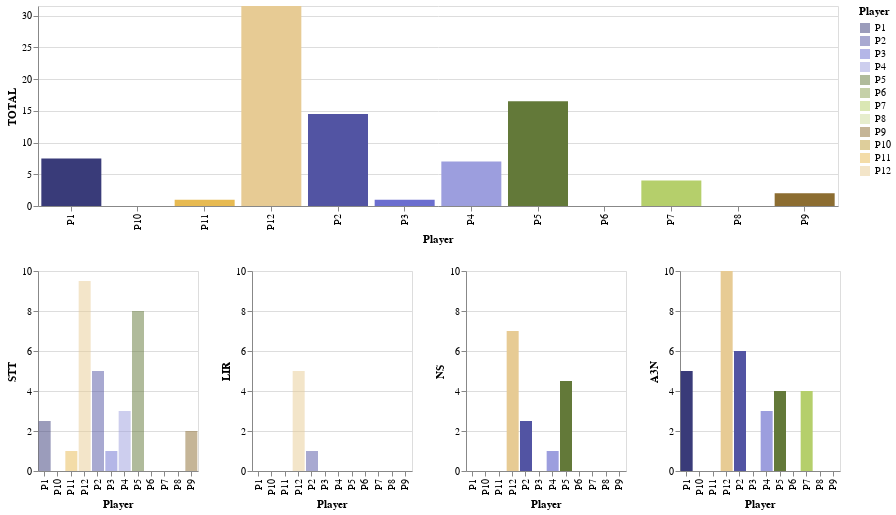

Here is the notebook cell this chart was saved with:
### Code cell
#collapse-hide
selector = alt.selection_single(empty='all', fields=['Player'])
l = dt9_8['Player'].tolist()
color_scale = alt.Scale(domain=l,scheme="category20b")
base = alt.Chart(dt9_8).properties(
    width=800,
    height=200
).add_selection(selector)

points = base.mark_bar(filled=True, size=60).encode(
    x=alt.X('Player:N'),
    y=alt.Y('TOTAL:Q',
            scale=alt.Scale(domain=[0,max(dt9_8['TOTAL'].tolist())])),
    color=alt.condition(selector,
                        'Player:N',
                        alt.value('lightgray'),
                        scale=color_scale),
)

hists = base.mark_bar(opacity=0.5, thickness=100).encode(
    x=alt.X('Player:N'),
    y=alt.Y('STT:Q',
            stack=None,
            scale=alt.Scale(domain=[0,10])),
    color=alt.Color('Player:N',
                    scale=color_scale),
    tooltip=['Code:N']
).transform_filter(
    selector
).properties(
    width=160,
    height=200
)

hists2 = base.mark_bar(opacity=0.5, thickness=100).encode(
    x=alt.X('Player:N'),
    y=alt.Y('LIR:Q',
            stack=None,
            scale=alt.Scale(domain=[0,10])),
    color=alt.Color('Player:N',
                    scale=color_scale),
    tooltip=['Code:N']
).transform_filter(
    selector
).properties(
    width=160,
    height=200
)

hists3 = base.mark_bar(opacity=1.0, thickness=80).encode(
    x=alt.X('Player:N'),
    y=alt.Y('NS:Q',
            stack=None,
            scale=alt.Scale(domain=[0,10])),
    color=alt.Color('Player:N',
                    scale=color_scale),
    tooltip=['Code:N']
).transform_filter(
    selector
).properties(
    width=160,
    height=200
)

hists4 = base.mark_bar(opacity=1.0, thickness=80).encode(
    x=alt.X('Player:N'),
    y=alt.Y('A3N:Q',
            stack=None,
            scale=alt.Scale(domain=[0,10])),
    color=alt.Color('Player:N',
                    scale=color_scale),
    tooltip=['Code:N']
).transform_filter(
    selector
).properties(
    width=160,
    height=200
)

alt.vconcat(points , hists | hists2 | hists3 | hists4)

### Figure 1 — Vega-Lite specification as saved in the notebook (floating-point values rounded to 4 significant figures)
{"config": {"view": {"continuousWidth": 400, "continuousHeight": 300}}, "vconcat": [{"mark": {"type": "bar", "filled": true, "size": 60}, "encoding": {"color": {"condition": {"type": "nominal", "field": "Player", "scale": {"domain": ["P1", "P2", "P3", "P4", "P5", "P6", "P7", "P8", "P9", "P10", "P11", "P12"], "scheme": "category20b"}, "selection": "selector065"}, "value": "lightgray"}, "x": {"type": "nominal", "field": "Player"}, "y": {"type": "quantitative", "field": "TOTAL", "scale": {"domain": [0, 31.5]}}}, "height": 200, "selection": {"selector065": {"type": "single", "empty": "all", "fields": ["Player"]}}, "width": 800}, {"hconcat": [{"mark": {"type": "bar", "opacity": 0.5, "thickness": 100}, "encoding": {"color": {"type": "nominal", "field": "Player", "scale": {"domain": ["P1", "P2", "P3", "P4", "P5", "P6", "P7", "P8", "P9", "P10", "P11", "P12"], "scheme": "category20b"}}, "tooltip": [{"type": "nominal", "field": "Code"}], "x": {"type": "nominal", "field": "Player"}, "y": {"type": "quantitative", "field": "STT", "scale": {"domain": [0, 10]}, "stack": null}}, "height": 200, "selection": {"selector065": {"type": "single", "empty": "all", "fields": ["Player"]}}, "transform": [{"filter": {"selection": "selector065"}}], "width": 160}, {"mark": {"type": "bar", "opacity": 0.5, "thickness": 100}, "encoding": {"color": {"type": "nominal", "field": "Player", "scale": {"domain": ["P1", "P2", "P3", "P4", "P5", "P6", "P7", "P8", "P9", "P10", "P11", "P12"], "scheme": "category20b"}}, "tooltip": [{"type": "nominal", "field": "Code"}], "x": {"type": "nominal", "field": "Player"}, "y": {"type": "quantitative", "field": "LIR", "scale": {"domain": [0, 10]}, "stack": null}}, "height": 200, "selection": {"selector065": {"type": "single", "empty": "all", "fields": ["Player"]}}, "transform": [{"filter": {"selection": "selector065"}}], "width": 160}, {"mark": {"type": "bar", "opacity": 1.0, "thickness": 80}, "encoding": {"color": {"type": "nominal", "field": "Player", "scale": {"domain": ["P1", "P2", "P3", "P4", "P5", "P6", "P7", "P8", "P9", "P10", "P11", "P12"], "scheme": "category20b"}}, "tooltip": [{"type": "nominal", "field": "Code"}], "x": {"type": "nominal", "field": "Player"}, "y": {"type": "quantitative", "field": "NS", "scale": {"domain": [0, 10]}, "stack": null}}, "height": 200, "selection": {"selector065": {"type": "single", "empty": "all", "fields": ["Player"]}}, "transform": [{"filter": {"selection": "selector065"}}], "width": 160}, {"mark": {"type": "bar", "opacity": 1.0, "thickness": 80}, "encoding": {"color": {"type": "nominal", "field": "Player", "scale": {"domain": ["P1", "P2", "P3", "P4", "P5", "P6", "P7", "P8", "P9", "P10", "P11", "P12"], "scheme": "category20b"}}, "tooltip": [{"type": "nominal", "field": "Code"}], "x": {"type": "nominal", "field": "Player"}, "y": {"type": "quantitative", "field": "A3N", "scale": {"domain": [0, 10]}, "stack": null}}, "height": 200, "selection": {"selector065": {"type": "single", "empty": "all", "fields": ["Player"]}}, "transform": [{"filter": {"selection": "selector065"}}], "width": 160}]}], "data": {"name": "data-d7f388355fd1e9d24de8201d18c5cd55"}, "$schema": "https://vega.github.io/schema/vega-lite/v4.8.1.json", "datasets": {"data-d7f388355fd1e9d24de8201d18c5cd55": [{"Player": "P1", "STT": 2.5, "LIR": 0.0, "NS": 0.0, "A3N": 5.0, "TOTAL": 7.5, "Type": null, "Code": "train(Worker,19,EnemyDir)"}, {"Player": "P2", "STT": 5.0, "LIR": 1.0, "NS": 2.5, "A3N": 6.0, "TOTAL": 14.5, "Type": null, "Code": "attack(Worker,closest) train(Worker,6,Left) build(Base,3,Left) harvest(6)"}, {"Player": "P3", "STT": 1.0, "LIR": 0.0, "NS": 0.0, "A3N": 0.0, "TOTAL": 1.0, "Type": null, "Code": "harvest(2) for(u) (attack(Worker,closest,u) harvest(7,u) train(Worker,7,Left))"}, {"Player": "P4", "STT": 3.0, "LIR": 0.0, "NS": 1.0, "A3N": 3.0, "TOTAL": 7.0, "Type": null, "Code": "train(Worker,4,EnemyDir) for(u) (build(Base,3,Right,u) attack(Worker,closest,u) harvest(4,u))"}, {"Player": "P5", "STT": 8.0, "LIR": 0.0, "NS": 4.5, "A3N": 4.0, "TOTAL": 16.5, "Type": null, "Code": "for(u) (attack(Worker,closest,u) train(Worker,5,Left) build(Barrack,1,Right,u) harvest(9,u) moveaway(Worker,u))"}, {"Player": "P6", "STT": 0.0, "LIR": 0.0, "NS": 0.0, "A3N": 0.0, "TOTAL": 0.0, "Type": null, "Code": "for(u) (harvest(4,u) attack(Worker,closest,u) harvest(5,u) build(Base,2,Left,u)) for(u) (train(Worker,7,Right) harvest(5,u))"}, {"Player": "P7", "STT": 0.0, "LIR": 0.0, "NS": 0.0, "A3N": 4.0, "TOTAL": 4.0, "Type": null, "Code": "for(u) (harvest(8,u) moveaway(Worker,u) train(Worker,16,EnemyDir)) for(u) (build(Barrack,3,Up,u)) for(u) (attack(Worker,weakest,u))"}, {"Player": "P8", "STT": 0.0, "LIR": 0.0, "NS": 0.0, "A3N": 0.0, "TOTAL": 0.0, "Type": null, "Code": "for(u) (train(Worker,5,Up)) if(HaveQtdUnitsbyType(Ranged,8)) (build(Barrack,2,Right)) for(u) (attack(Worker,mostHealthy,u) harvest(8,u))"}, {"Player": "P9", "STT": 2.0, "LIR": 0.0, "NS": 0.0, "A3N": 0.0, "TOTAL": 2.0, "Type": null, "Code": "for(u) (train(Worker,5,Right)) for(u) (attack(Worker,lessHealthy,u) harvest(1,u) train(Ranged,13,Down) harvest(3,u) build(Barrack,2,Left,u))"}, {"Player": "P10", "STT": 0.0, "LIR": 0.0, "NS": 0.0, "A3N": 0.0, "TOTAL": 0.0, "Type": null, "Code": "for(u) (if(HaveUnitsToDistantToEnemy(Worker,4,u)) (build(Base,2,Down,u)) (harvest(1,u)) attack(Worker,lessHealthy,u) harvest(8,u)) for(u) (train(Worker,15,Right))"}, {"Player": "P11", "STT": 1.0, "LIR": 0.0, "NS": 0.0, "A3N": 0.0, "TOTAL": 1.0, "Type": null, "Code": "for(u) (train(Worker,4,Up) attack(Worker,lessHealthy,u) if(HaveQtdUnitsHarversting(1)) (build(Barrack,1,Down,u)) harvest(5,u) train(Heavy,3,EnemyDir) attack(Heavy,lessHealthy,u))"}, {"Player": "P12", "STT": 9.5, "LIR": 5.0, "NS": 7.0, "A3N": 10.0, "TOTAL": 31.5, "Type": null, "Code": "for(u) (train(Ranged,4,Up) harvest(6,u) train(Worker,6,Left)) build(Barrack,2,Right) attack(Ranged,closest) for(u) (moveToUnit(Worker,Ally,farthest,u)) moveToUnit(Ranged,Ally,lessHealthy)"}]}}
